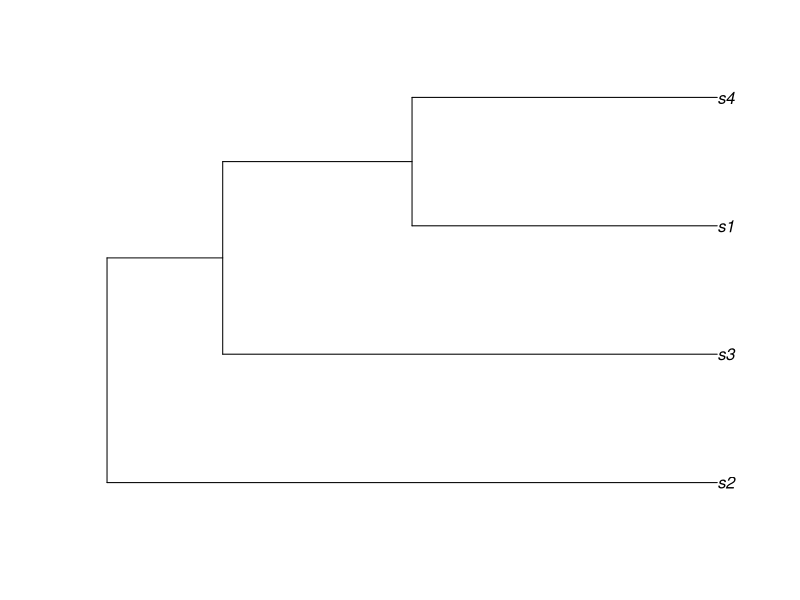
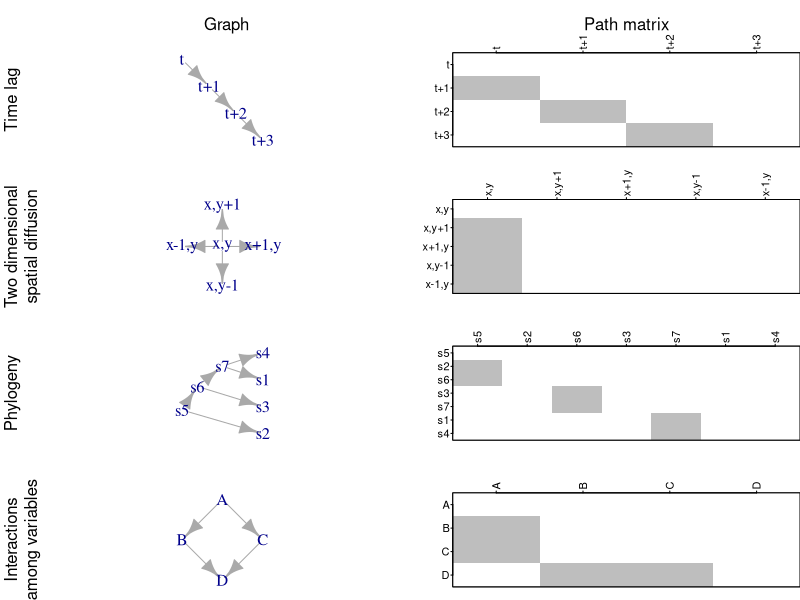

Here is the R script that generated these plots, in order:

root_dir = R'(C:\Users\James.Thorson\Desktop\Git\graphical_mixed_model)'

#
Date = Sys.Date()
run_dir = file.path(root_dir, Date )
  dir.create(run_dir)

library(igraph)
library(Matrix)
library(ape)

plot_graph<-
function( graph ){           # rev(seq_len(ncol(A)))
  A = (as_adjacency_matrix(graph))   # [,rev(seq_len(nrow(A)))]
  image( as.matrix(A)[,rev(seq_len(ncol(A)))], x = seq_len(nrow(A)), y = seq_len(ncol(A)),
         col = c("white","grey"), xaxt = "n", yaxt = "n",
         xlab = "", ylab = "" )
  axis(3, at = axTicks(3), label = names(V(graph)), las = 2)
  axis(2, at = axTicks(2), label = rev(names(V(graph))), las = 2)
  box()
}

g1 <- graph_from_literal(
  "t" -+ "t+1",
  "t+1" -+ "t+2",
  "t+2" -+ "t+3"
)
coords1 = layout_(g1, with_sugiyama())
coords1$layout = cbind( 1:4, 4:1 )

g2 <- graph_from_literal(
  "x,y" -+ "x,y+1",
  "x,y" -+ "x+1,y",
  "x,y" -+ "x,y-1",
  "x,y" -+ "x-1,y"
)
coords2 = layout_(g2, with_sugiyama())
coords2$layout = cbind( x = c(0, 0, 1, 0, -1), y = c(0, 1, 0, -1, 0) )

# Tree
set.seed(101)
tree = rtree(4)
tree$tip.label = gsub( tree$tip.label, pattern = "t", replacement = "s")
tree$node.label = paste0("s", Ntip(tree) + seq_len(Nnode(tree)) )
# Rescale edge lengths
height = node.depth.edgelength(tree)[seq_len(Ntip(tree))]
extra_height = max(height) - height
match_tip_to_edge = match(seq_len(Ntip(tree)),tree$edge[,2])
tree$edge.length[match_tip_to_edge] = tree$edge.length[match_tip_to_edge] + extra_height
g3 = as.igraph(tree)
plot(tree)
coords <- get("last_plot.phylo", envir = .PlotPhyloEnv)
tip_positions <- data.frame(label = tree$tip.label,
                            x = coords$xx[1:Ntip(tree)],
                            y = coords$yy[1:Ntip(tree)])
node_positions <- data.frame(node = (Ntip(tree) + 1):(Ntip(tree) + tree$Nnode),
                             x = coords$xx[(Ntip(tree) + 1):(Ntip(tree) + tree$Nnode)],
                             y = coords$yy[(Ntip(tree) + 1):(Ntip(tree) + tree$Nnode)])
names(node_positions)[1] = "label"
node_positions[,1] = tree$node.label
positions = rbind( tip_positions, node_positions)
coords3 = layout_(g3, with_sugiyama())
coords3$layout = as.matrix(positions[ match(names(V(g3)),positions$label),c("x","y")])

# Interactions
g4 <- graph_from_literal(
  "A" -+ "B",
  "A" -+ "C",
  "B" -+ "D",
  "C" -+ "D"
)
coords4 = layout_(g4, with_sugiyama())

png( file.path(run_dir,"graph_examples.png"), width = 4, height = 8, res = 200, units="in" )
  par( mfrow = c(4,2), mar=c(0,4,4,0), mgp = c(1.75, 0.25, 0), tck=-0.02, oma = c(1,0,0,0) )
  for( g_i in 1:4 ){
    graph = list( g1, g2, g3, g4 )[[g_i]]
    coords = list( coords1, coords2, coords3, coords4 )[[g_i]]

    plot( graph, layout = coords, vertex.color = "white", vertex.frame.color = NA,
              vertex.label = names(V(graph)), vertex.label.cex = 1.5, edge.label.cex = 1.5, xlim=c(-1,1.2) )
    mtext( side = 2, line = 1,
           text = c("Time lag\n", "Two dimensional\nspatial diffusion", "Phylogeny\n", "Interactions\namong variables")[g_i] )
    if(g_i==1) mtext( side = 3, text = "Graph", line = 1.5 )
    plot_graph(graph)
    if(g_i==1) mtext( side = 3, text = "Path matrix", line = 1.5 )
  }
dev.off()

